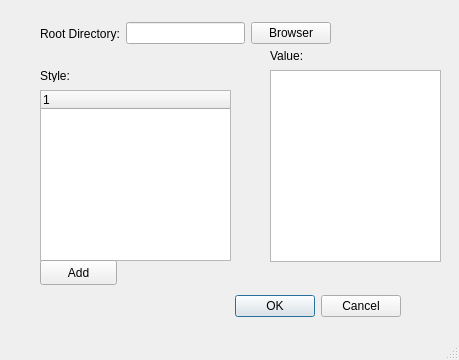
<?xml version="1.0" encoding="UTF-8"?>
<ui version="4.0">
 <class>MainWindow</class>
 <widget class="QMainWindow" name="MainWindow">
  <property name="geometry">
   <rect>
    <x>0</x>
    <y>0</y>
    <width>459</width>
    <height>360</height>
   </rect>
  </property>
  <property name="windowTitle">
   <string>MainWindow</string>
  </property>
  <widget class="QWidget" name="centralwidget">
   <widget class="QDialogButtonBox" name="buttonBox">
    <property name="geometry">
     <rect>
      <x>60</x>
      <y>290</y>
      <width>341</width>
      <height>32</height>
     </rect>
    </property>
    <property name="orientation">
     <enum>Qt::Horizontal</enum>
    </property>
    <property name="standardButtons">
     <set>QDialogButtonBox::Cancel|QDialogButtonBox::Ok</set>
    </property>
   </widget>
   <widget class="QListWidget" name="listWidget_2">
    <property name="geometry">
     <rect>
      <x>270</x>
      <y>70</y>
      <width>171</width>
      <height>192</height>
     </rect>
    </property>
   </widget>
   <widget class="QLabel" name="label_2">
    <property name="geometry">
     <rect>
      <x>40</x>
      <y>70</y>
      <width>54</width>
      <height>12</height>
     </rect>
    </property>
    <property name="text">
     <string>Style:</string>
    </property>
   </widget>
   <widget class="QTreeWidget" name="treeWidget">
    <property name="geometry">
     <rect>
      <x>40</x>
      <y>90</y>
      <width>191</width>
      <height>171</height>
     </rect>
    </property>
    <column>
     <property name="text">
      <string>1</string>
     </property>
    </column>
   </widget>
   <widget class="QLabel" name="label_3">
    <property name="geometry">
     <rect>
      <x>270</x>
      <y>50</y>
      <width>54</width>
      <height>12</height>
     </rect>
    </property>
    <property name="text">
     <string>Value:</string>
    </property>
   </widget>
   <widget class="QPushButton" name="pushButton_2">
    <property name="geometry">
     <rect>
      <x>40</x>
      <y>260</y>
      <width>77</width>
      <height>25</height>
     </rect>
    </property>
    <property name="text">
     <string>Add</string>
    </property>
   </widget>
   <widget class="QWidget" name="layoutWidget">
    <property name="geometry">
     <rect>
      <x>40</x>
      <y>20</y>
      <width>291</width>
      <height>27</height>
     </rect>
    </property>
    <layout class="QHBoxLayout" name="horizontalLayout">
     <item>
      <widget class="QLabel" name="label">
       <property name="text">
        <string>Root Directory:</string>
       </property>
      </widget>
     </item>
     <item>
      <widget class="QLineEdit" name="lineEdit_rootDir"/>
     </item>
     <item>
      <widget class="QPushButton" name="pushButton_rootDir">
       <property name="text">
        <string>Browser</string>
       </property>
      </widget>
     </item>
    </layout>
   </widget>
  </widget>
  <widget class="QMenuBar" name="menubar">
   <property name="geometry">
    <rect>
     <x>0</x>
     <y>0</y>
     <width>459</width>
     <height>18</height>
    </rect>
   </property>
  </widget>
  <widget class="QStatusBar" name="statusbar"/>
 </widget>
 <resources/>
 <connections/>
</ui>
